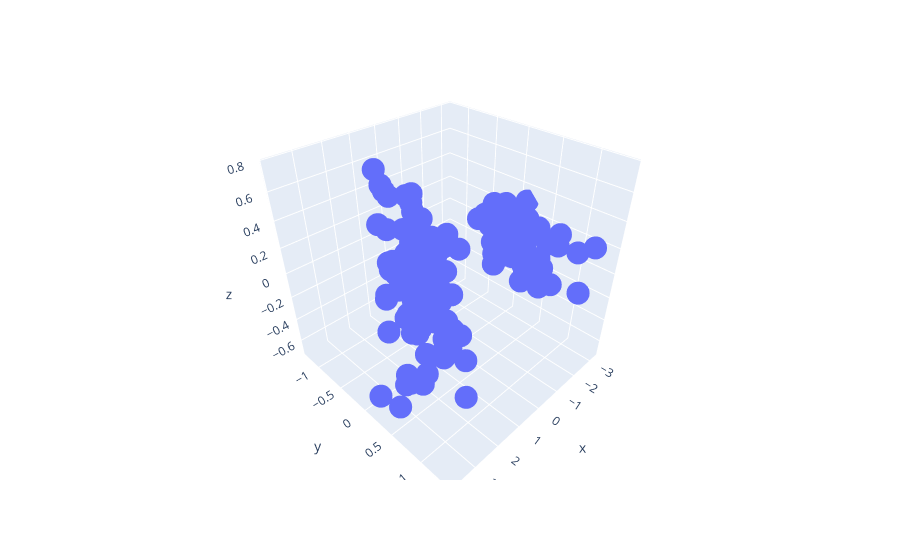

The code cell stored with this chart in its notebook:
### Code cell
fig = px.scatter_3d(df.data ,comp[:,0],comp[:,1],comp[:,2])
fig.show()

### Figure 1 — Plotly figure (JSON) as saved in the notebook; plotly's stock layout.template omitted (floating-point values rounded to 4 significant figures; data arrays with more than 128 entries replaced by an {"elided": "..."} marker saying what was removed)
{"data": [{"hovertemplate": "x=%{x}<br>y=%{y}<br>z=%{z}<extra></extra>", "legendgroup": "", "marker": {"color": "#636efa", "symbol": "circle"}, "mode": "markers", "name": "", "scene": "scene", "showlegend": false, "type": "scatter3d", "x": {"elided": "150 float values"}, "y": {"elided": "150 float values"}, "z": {"elided": "150 float values"}}], "layout": {"legend": {"tracegroupgap": 0}, "margin": {"t": 60}, "scene": {"domain": {"x": [0, 1], "y": [0, 1]}, "xaxis": {"title": {"text": "x"}}, "yaxis": {"title": {"text": "y"}}, "zaxis": {"title": {"text": "z"}}}}}
